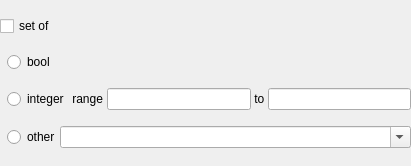
<?xml version="1.0" encoding="UTF-8"?>
<ui version="4.0">
 <class>EditDatatypeNameWidget</class>
 <widget class="QWidget" name="EditDatatypeNameWidget">
  <property name="geometry">
   <rect>
    <x>0</x>
    <y>0</y>
    <width>411</width>
    <height>166</height>
   </rect>
  </property>
  <property name="sizePolicy">
   <sizepolicy hsizetype="Preferred" vsizetype="Fixed">
    <horstretch>0</horstretch>
    <verstretch>0</verstretch>
   </sizepolicy>
  </property>
  <layout class="QGridLayout" name="gridLayout">
   <property name="margin">
    <number>0</number>
   </property>
   <property name="spacing">
    <number>0</number>
   </property>
   <item row="1" column="1">
    <layout class="QHBoxLayout" name="horizontalLayout" stretch="0">
     <property name="spacing">
      <number>0</number>
     </property>
     <item>
      <widget class="QRadioButton" name="boolRadioButton">
       <property name="text">
        <string>bool</string>
       </property>
      </widget>
     </item>
    </layout>
   </item>
   <item row="2" column="1">
    <layout class="QHBoxLayout" name="horizontalLayout_2">
     <property name="spacing">
      <number>0</number>
     </property>
     <item>
      <widget class="QRadioButton" name="integerRadioButton">
       <property name="sizePolicy">
        <sizepolicy hsizetype="Fixed" vsizetype="Fixed">
         <horstretch>0</horstretch>
         <verstretch>0</verstretch>
        </sizepolicy>
       </property>
       <property name="text">
        <string>integer</string>
       </property>
      </widget>
     </item>
     <item>
      <widget class="QLabel" name="label_2">
       <property name="sizePolicy">
        <sizepolicy hsizetype="Fixed" vsizetype="Preferred">
         <horstretch>0</horstretch>
         <verstretch>0</verstretch>
        </sizepolicy>
       </property>
       <property name="text">
        <string> range </string>
       </property>
       <property name="buddy">
        <cstring>rangeFromLineEdit</cstring>
       </property>
      </widget>
     </item>
     <item>
      <widget class="QLineEdit" name="rangeFromLineEdit">
       <property name="sizePolicy">
        <sizepolicy hsizetype="Expanding" vsizetype="Fixed">
         <horstretch>1</horstretch>
         <verstretch>0</verstretch>
        </sizepolicy>
       </property>
       <property name="inputMethodHints">
        <set>Qt::ImhDigitsOnly</set>
       </property>
      </widget>
     </item>
     <item>
      <widget class="QLabel" name="label_3">
       <property name="sizePolicy">
        <sizepolicy hsizetype="Fixed" vsizetype="Preferred">
         <horstretch>0</horstretch>
         <verstretch>0</verstretch>
        </sizepolicy>
       </property>
       <property name="text">
        <string> to </string>
       </property>
       <property name="buddy">
        <cstring>rangeToLineEdit</cstring>
       </property>
      </widget>
     </item>
     <item>
      <widget class="QLineEdit" name="rangeToLineEdit">
       <property name="sizePolicy">
        <sizepolicy hsizetype="Expanding" vsizetype="Fixed">
         <horstretch>1</horstretch>
         <verstretch>0</verstretch>
        </sizepolicy>
       </property>
       <property name="inputMethodHints">
        <set>Qt::ImhDigitsOnly</set>
       </property>
      </widget>
     </item>
    </layout>
   </item>
   <item row="3" column="1">
    <layout class="QHBoxLayout" name="horizontalLayout_3">
     <property name="spacing">
      <number>0</number>
     </property>
     <item>
      <widget class="QRadioButton" name="otherRadioButton">
       <property name="sizePolicy">
        <sizepolicy hsizetype="Fixed" vsizetype="Fixed">
         <horstretch>0</horstretch>
         <verstretch>0</verstretch>
        </sizepolicy>
       </property>
       <property name="text">
        <string>other</string>
       </property>
      </widget>
     </item>
     <item>
      <widget class="QComboBox" name="otherComboBox">
       <property name="editable">
        <bool>true</bool>
       </property>
      </widget>
     </item>
    </layout>
   </item>
   <item row="0" column="0" colspan="2">
    <widget class="QCheckBox" name="setCheckBox">
     <property name="text">
      <string>set of</string>
     </property>
    </widget>
   </item>
   <item row="1" column="0">
    <widget class="QLabel" name="label">
     <property name="sizePolicy">
      <sizepolicy hsizetype="Fixed" vsizetype="Preferred">
       <horstretch>0</horstretch>
       <verstretch>0</verstretch>
      </sizepolicy>
     </property>
     <property name="text">
      <string/>
     </property>
    </widget>
   </item>
  </layout>
 </widget>
 <resources/>
 <connections>
  <connection>
   <sender>setCheckBox</sender>
   <signal>toggled(bool)</signal>
   <receiver>EditDatatypeNameWidget</receiver>
   <slot>slotSomethingChanged()</slot>
   <hints>
    <hint type="sourcelabel">
     <x>205</x>
     <y>17</y>
    </hint>
    <hint type="destinationlabel">
     <x>205</x>
     <y>82</y>
    </hint>
   </hints>
  </connection>
  <connection>
   <sender>boolRadioButton</sender>
   <signal>toggled(bool)</signal>
   <receiver>EditDatatypeNameWidget</receiver>
   <slot>slotSomethingChanged()</slot>
   <hints>
    <hint type="sourcelabel">
     <x>212</x>
     <y>53</y>
    </hint>
    <hint type="destinationlabel">
     <x>205</x>
     <y>82</y>
    </hint>
   </hints>
  </connection>
  <connection>
   <sender>integerRadioButton</sender>
   <signal>toggled(bool)</signal>
   <receiver>EditDatatypeNameWidget</receiver>
   <slot>slotSomethingChanged()</slot>
   <hints>
    <hint type="sourcelabel">
     <x>77</x>
     <y>95</y>
    </hint>
    <hint type="destinationlabel">
     <x>205</x>
     <y>82</y>
    </hint>
   </hints>
  </connection>
  <connection>
   <sender>otherRadioButton</sender>
   <signal>toggled(bool)</signal>
   <receiver>EditDatatypeNameWidget</receiver>
   <slot>slotSomethingChanged()</slot>
   <hints>
    <hint type="sourcelabel">
     <x>65</x>
     <y>142</y>
    </hint>
    <hint type="destinationlabel">
     <x>205</x>
     <y>82</y>
    </hint>
   </hints>
  </connection>
  <connection>
   <sender>rangeFromLineEdit</sender>
   <signal>textEdited(QString)</signal>
   <receiver>EditDatatypeNameWidget</receiver>
   <slot>slotSomethingChanged()</slot>
   <hints>
    <hint type="sourcelabel">
     <x>269</x>
     <y>95</y>
    </hint>
    <hint type="destinationlabel">
     <x>205</x>
     <y>82</y>
    </hint>
   </hints>
  </connection>
  <connection>
   <sender>rangeToLineEdit</sender>
   <signal>textEdited(QString)</signal>
   <receiver>EditDatatypeNameWidget</receiver>
   <slot>slotSomethingChanged()</slot>
   <hints>
    <hint type="sourcelabel">
     <x>378</x>
     <y>95</y>
    </hint>
    <hint type="destinationlabel">
     <x>205</x>
     <y>82</y>
    </hint>
   </hints>
  </connection>
  <connection>
   <sender>otherComboBox</sender>
   <signal>editTextChanged(QString)</signal>
   <receiver>EditDatatypeNameWidget</receiver>
   <slot>slotSomethingChanged()</slot>
   <hints>
    <hint type="sourcelabel">
     <x>262</x>
     <y>142</y>
    </hint>
    <hint type="destinationlabel">
     <x>205</x>
     <y>82</y>
    </hint>
   </hints>
  </connection>
  <connection>
   <sender>integerRadioButton</sender>
   <signal>toggled(bool)</signal>
   <receiver>EditDatatypeNameWidget</receiver>
   <slot>slotIntegerRadioButtonToggled(bool)</slot>
   <hints>
    <hint type="sourcelabel">
     <x>77</x>
     <y>95</y>
    </hint>
    <hint type="destinationlabel">
     <x>205</x>
     <y>82</y>
    </hint>
   </hints>
  </connection>
  <connection>
   <sender>otherRadioButton</sender>
   <signal>toggled(bool)</signal>
   <receiver>EditDatatypeNameWidget</receiver>
   <slot>slotOtherRadioButtonToggled(bool)</slot>
   <hints>
    <hint type="sourcelabel">
     <x>65</x>
     <y>142</y>
    </hint>
    <hint type="destinationlabel">
     <x>205</x>
     <y>82</y>
    </hint>
   </hints>
  </connection>
 </connections>
 <slots>
  <slot>slotSomethingChanged()</slot>
  <slot>slotIntegerRadioButtonToggled(bool)</slot>
  <slot>slotOtherRadioButtonToggled(bool)</slot>
 </slots>
</ui>
